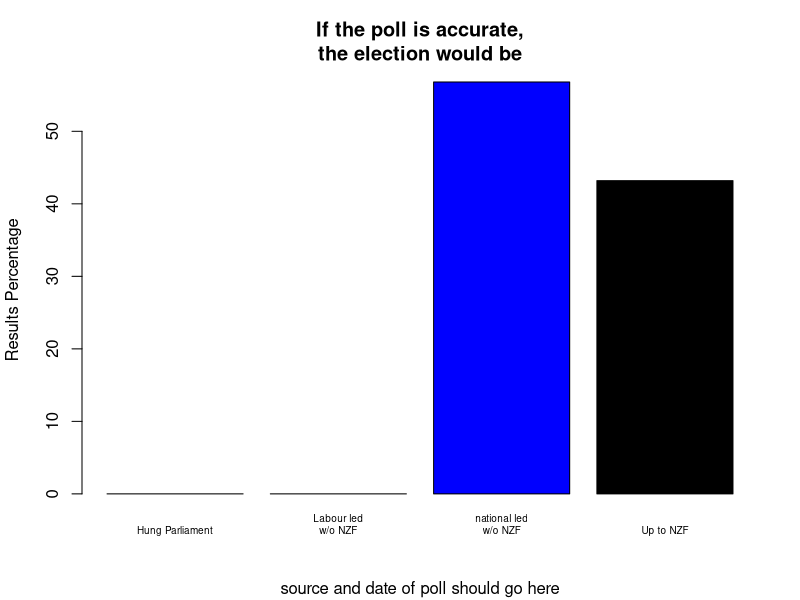

Reproduce this figure in R.
#oneVoteTwoVoteRedVoteBlueVote.R
#a very, very rough MMP election simulator
#prior to being added to Github with and MIT licence, this had contributions from 
# David Hood
# Jonathan Marshall

#will need rdirichlet so making sure the gtools library is in place
if (!(require(gtools))) {
    install.packages("gtools")
    require(gtools)
}

# useful things to do:
# 1. Simulate electorates given some assumptions
 
party <- c("Nat", "Lab", "Green", "NZF", "Cons", "Maori", "ACT", "United", "Mana", "Other")
side <- c("n", "l", "l", "w", "n", "n", "n", "n", "l", "o")
 
# likely electorates
electorates <- c(42, 22, 0, 0, 0, 3, 1, 1, 1, 0);

# a poll result - should use the same number of parties as above
colmar_brunton_party_vote <- c(.47, .31, .11, .07, .023, 0.007, 0.003, 0.001, 0.000, 0.004)
colmar_brunton_num_polled <- 767
poll_source_description <- "source and date of poll should go here"

#
# election_from_poll(poll, num_polled, turnout = 2000000)
#
# simulates an election given a single poll.
#
# poll        the proportions for each party.
# num_polled  the number of respondents on the polls (excluding "don't know")
# turnout     the total number of votes to simulate in the election, defaults to 2000000.
#
election_from_poll <- function(poll, num_polled, turnout = 2000000) {

  # if P is the true proportions, then the poll is multinomial(num_polled, P)
  # if we assume a Dirichlet(alpha) prior, the posterior is also dirichlet
  # due to conjugacy, with paramater alpha + votes_in_poll.

  votes_in_poll <- round(poll * num_polled) # the best we can do as we don't know the weighting
  prior <- rep(1, length(votes_in_poll))    # equivalent to adding a vote for each party

  prop <- rdirichlet(1, votes_in_poll + prior)
  return(round(turnout * prop))
}

#
# allocate_seats(votes, electorates)
#
# Allocates seats in an MMP parliament using the Sainte Laguë
# system as employed in New Zealand.
#
# votes        the number of votes in the election per-party.
# electorates  the number of electorates won per-party.
#
allocate_seats <- function(votes, electorates) {
  total_seats <- 120

  # exclude parties that don't make the threshold
  exclude <- votes / sum(votes) < 0.05 & !electorates
  votes[exclude] <- 0;

  # figure out total number of votes via Sainte Laguë
  divisors <- seq(1, by=2, length.out=total_seats)

  r <- rep(1:length(votes), length(divisors))
  d <- expand.grid(votes, divisors)
  o <- order(-round(d[,1] / d[,2]))

  seats <- rep(0, length(votes))
  t <- tabulate(r[o[1:total_seats]])
  seats[1:length(t)] <- t
  return(pmax(seats, electorates))
}

#
# decide_winner(seats)
#
# Decides the winner of an election, given the seat allocation.
#
# seats  the allocation of seats in parliament
# sides  which side each party is likely to go with (n, l, w)
#
decide_winner <- function(seats, sides) {
  # now decide party allegiance, assuming NZF is king-maker
  nseats <- sum(seats[sides == "n"])
  lseats <- sum(seats[sides == "l"])
  wseats <- sum(seats[sides == "w"])

  if (nseats > (lseats + wseats))  {
    victory <- "national_led"
  } else if (lseats > (nseats + wseats))  {
    victory <- "labour_led"
  }  else if ((lseats == nseats) & (wseats == 0)){
    victory <- "hung"
  } else { victory <- "nzf_decides"}
  return(victory)
}

many_elections <- 1000
outcomes <- rep("", many_elections)
for (i in 1:many_elections)
{
  votes <- election_from_poll(colmar_brunton_party_vote, colmar_brunton_num_polled)
  seats <- allocate_seats(votes, electorates)
  outcomes[i] <- decide_winner(seats, side)
}
print("Results for many elections")
print(prop.table(table(outcomes)))

#This is a fairly round about way of getting outcomes to produce a standard graph

showAGraph <- function(chances, details) {
  merge_id <- c("hung", "labour_led", "national_led", "nzf_decides")
  axis_text <- c("Hung Parliament", "Labour led\nw/o NZF", "national led\nw/o NZF", "Up to NZF")
  colourscheme <- c("#FF00FFFF","#FF0000FF","#0000FFFF","#000000FF")
  all_outcomes <- data.frame(merge_id,axis_text, colourscheme)
  poll_outcomes <- data.frame(chances)
  graphdata <- merge(all_outcomes, poll_outcomes, by.x="merge_id", by.y="outcomes", all.x=TRUE)
  print(str(graphdata))
  graphdata$Freq <- graphdata$Freq * 100
  graphdata$Freq[is.na(graphdata$Freq)] <- 0
  barplot(graphdata$Freq, names.arg=graphdata$axis_text, main="If the poll is accurate,\nthe election would be", cex.names=0.6, col= as.character(graphdata$colourscheme), ylab="Results Percentage", sub=details)
}

makePAsizedGraph <- function(chances, details) {
  png(filename = paste("election_estimate_", Sys.time(),".png",sep=""), width = 420, height = 315)
  showAGraph(chances, details)
  dev.off()
}

showAGraph(prop.table(table(outcomes)),poll_source_description)
#makePAsizedGraph(prop.table(table(outcomes)),poll_source_description)
#uncomment the above line to have it save convenient PA sized graphs in the current working directory.
